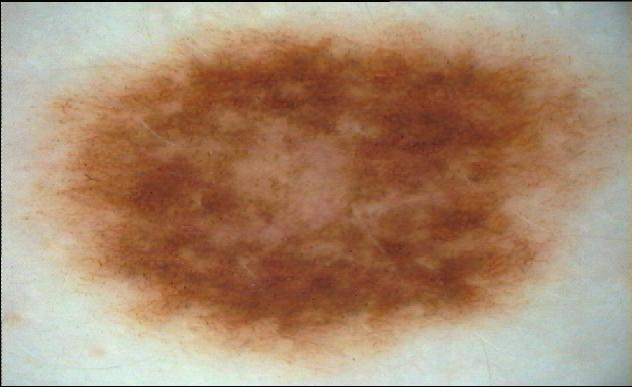
%> input picture Lab3_Segmentation/images/original/D134.jpg, 632 x 387 px; its folder holds only this picture in this run
$ octave ownSegmentation.m   (GNU Octave 9; MATLAB toolbox functions it lacks are replaced by stand-ins)
%> lines starting %> are read from the running program, lines starting %| are printed output that depends on the picture; in (x1, y1, x2, y2) boxes, pixels count from 0 and x2, y2 are one past the last pixel; in counts of white or black regions, pixels touching at a corner belong together; the program's own positions count from 1
% Path of loading original images
srcFiles = dir('images\original\*.jpg');

% Create the directory to save the output image
path_seg = 'images/seg/ownSegmentation/';
if ~exist(path_seg, 'dir')
  mkdir(path_seg);
end

for i = 1 : length(srcFiles)
    % Read images
    filename = strcat('images\original\',srcFiles(i).name);
    img = imread(filename);
%> img is the input picture: size 387x632x3 uint8; mean R, G, B 169, 138.4, 112.5

    % Convert image from rgb to hsv colorspace
    img = rgb2hsv(img);
%> img: size 387x632x3 double; mean H, S, V 0.143, 0.391, 0.672
    img = img(:,:,2);
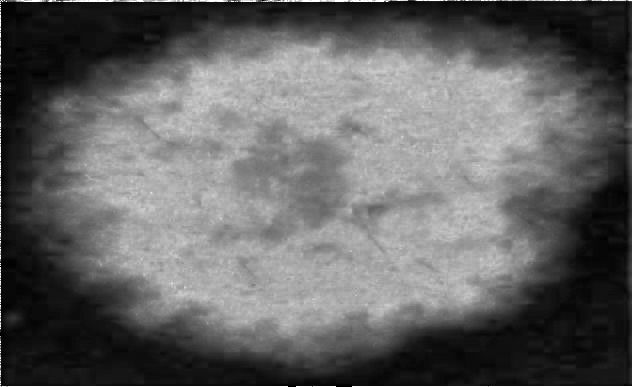
%> img: size 387x632 double; min 0, max 1, mean 0.391

    % Ostu thresholding
    level = graythresh(img);
%> level = 0.373
    BW = imbinarize(img,level);
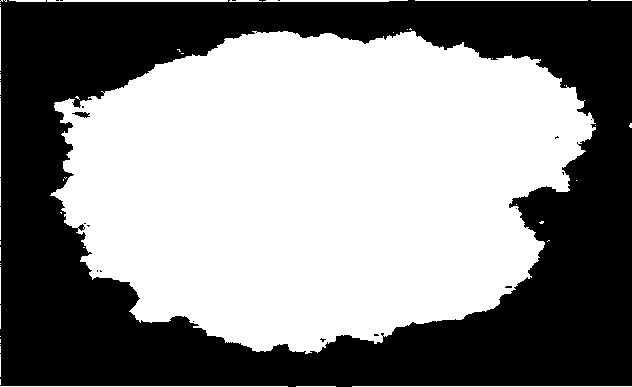
%> BW: size 387x632 logical; 53.7% white; 19 black regions (17 under 20 px), largest, box (x1, y1, x2, y2) and area: (0, 0, 632, 387) 113069, (72, 112, 90, 118) 63

    % Fill the holes
    I = imfill(BW, 'holes');
%> I: size 387x632 logical; 53.8% white; 5 black regions (4 under 20 px), largest, box (x1, y1, x2, y2) and area: (0, 0, 632, 387) 113032

    % Seperate image into regions
    stats = regionprops(I, 'Area', 'PixelList');
%> stats = 53 regions; largest, Area: 129548, 356, 288, 280, 266

    % Get the index of biggest area
    [~,ind] = max([stats.Area]);
%> ind = 29

    % Get the all the pixel positions of this area
    pix = sub2ind(size(I), stats(ind).PixelList(:,2), stats(ind).PixelList(:,1));

    % Extract the biggest area
    segmented_img = zeros(size(I));
    segmented_img(pix) = 1;
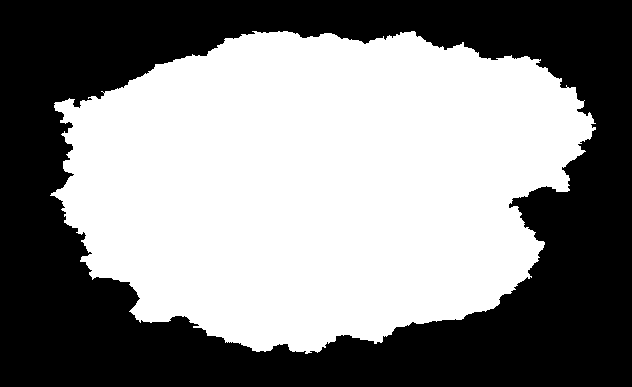
%> segmented_img: size 387x632 double; values 0 (black) and 1 (white), 53% white; 1 black region, box (x1, y1, x2, y2) and area: (0, 0, 632, 387) 115036

    % Show the segmented image
    figure, imshow(segmented_img,[]);

    % Save the image
    segmented_img = logical(segmented_img);
    imwrite( segmented_img, [ path_seg, srcFiles(i).name], 'png' );
end

$ run again, on Lab3_Segmentation/images/original/E976.jpg
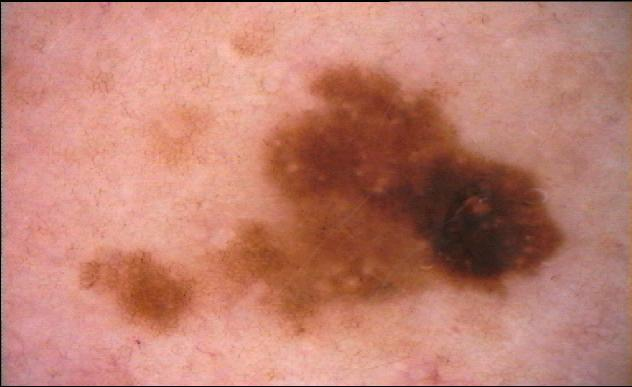
%> input picture Lab3_Segmentation/images/original/E976.jpg, 632 x 387 px
%> img is the input picture: size 387x632x3 uint8; mean R, G, B 190.2, 127.4, 112.4
%> `img = img(:,:,2);`:
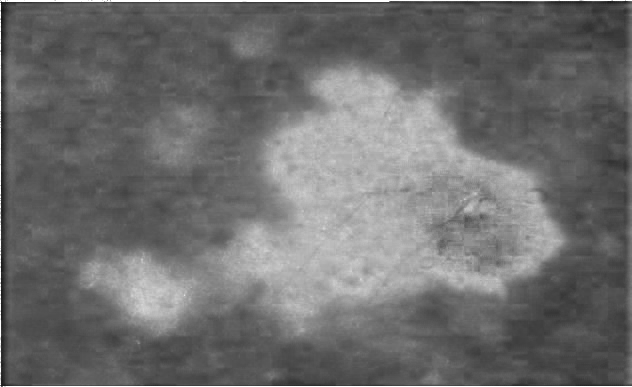
%> img: size 387x632 double; min 0.0845, max 1, mean 0.433
%> level = 0.506
%> BW: size 387x632 logical; 26% white; 47 white regions (39 under 20 px), largest, box (x1, y1, x2, y2) and area: (80, 63, 566, 336) 61063, (0, 0, 632, 2) 1022, (3, 386, 632, 387) 629
%> I: size 387x632 logical; 26.8% white; 38 white regions (30 under 20 px), largest, box (x1, y1, x2, y2) and area: (80, 63, 566, 336) 62928, (0, 0, 632, 2) 1022, (3, 386, 632, 387) 629
%> stats = 38 regions; largest, Area: 62928, 1022, 629, 382, 209
%> ind = 5
%> `segmented_img(pix) = 1;`:
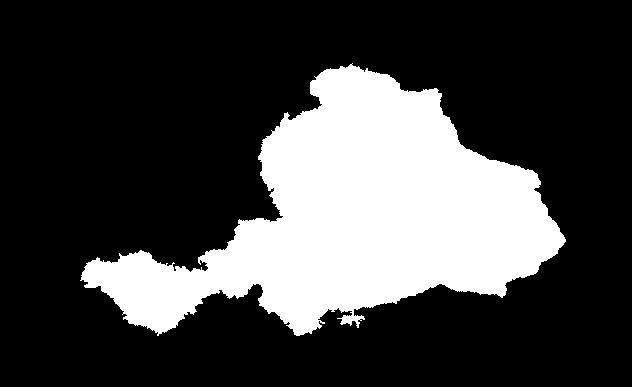
%> segmented_img: size 387x632 double; values 0 (black) and 1 (white), 25.7% white; 1 white region, box (x1, y1, x2, y2) and area: (80, 63, 566, 336) 62928

$ run again, on Lab3_Segmentation/images/original/G351.jpg
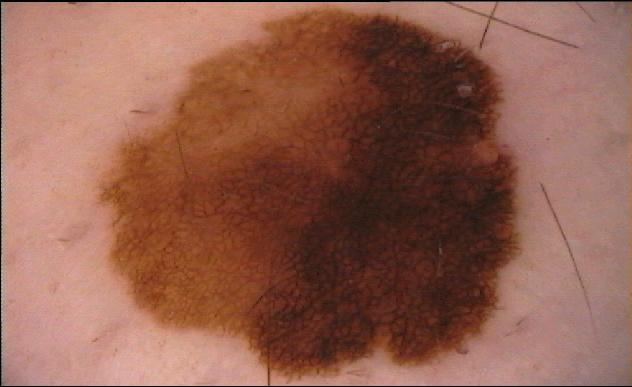
%> input picture Lab3_Segmentation/images/original/G351.jpg, 632 x 387 px
%> img is the input picture: size 387x632x3 uint8; mean R, G, B 145.6, 95.5, 79.7
%> `img = img(:,:,2);`:
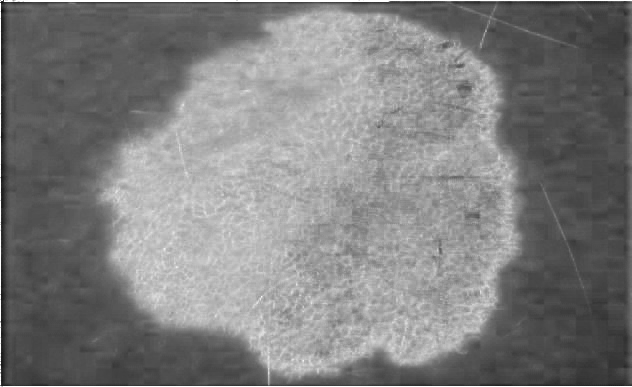
%> img: size 387x632 double; min 0.0476, max 1, mean 0.498
%> level = 0.502
%> BW: size 387x632 logical; 48.6% white; 20 white regions (15 under 20 px), largest, box (x1, y1, x2, y2) and area: (96, 4, 522, 385) 116803, (4, 0, 632, 2) 1014, (0, 386, 632, 387) 632, (0, 3, 1, 385) 382, (480, 29, 487, 48) 30
%> stats = 19 regions; largest, Area: 117898, 1014, 632, 382, 30
%> ind = 5
%> `segmented_img(pix) = 1;`:
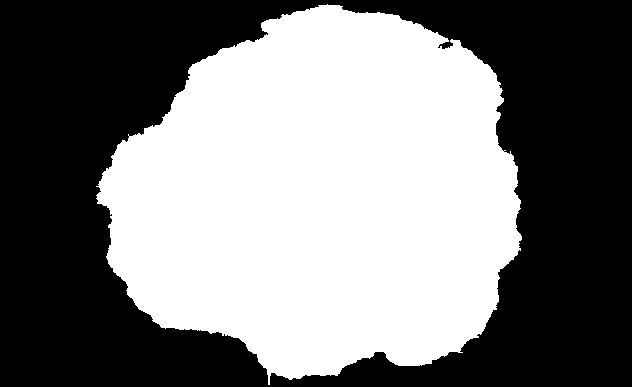
%> segmented_img: size 387x632 double; values 0 (black) and 1 (white), 48.2% white; 1 white region, box (x1, y1, x2, y2) and area: (96, 4, 522, 385) 117898

$ run again, on Lab3_Segmentation/images/original/H551.jpg
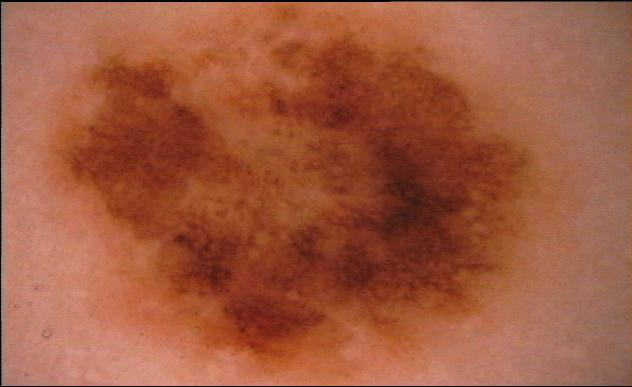
%> input picture Lab3_Segmentation/images/original/H551.jpg, 632 x 387 px
%> img is the input picture: size 387x632x3 uint8; mean R, G, B 160, 89.6, 63.6
%> `img = img(:,:,2);`:
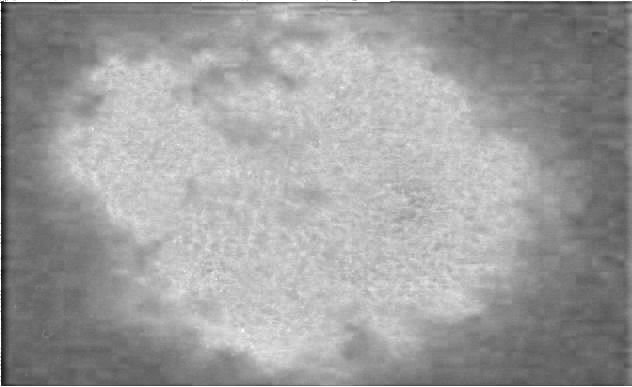
%> img: size 387x632 double; min 0.0625, max 1, mean 0.619
%> level = 0.604
%> BW: size 387x632 logical; 55.2% white; 68 black regions (52 under 20 px), largest, box (x1, y1, x2, y2) and area: (0, 1, 632, 386) 108053, (176, 31, 215, 52) 380, (243, 35, 261, 57) 167
%> I: size 387x632 logical; 55.8% white; 2 black regions (1 under 20 px), largest, box (x1, y1, x2, y2) and area: (0, 1, 632, 386) 108026
%> stats = 34 regions; largest, Area: 134414, 1018, 1007, 49, 7
%> ind = 5
%> `segmented_img(pix) = 1;`:
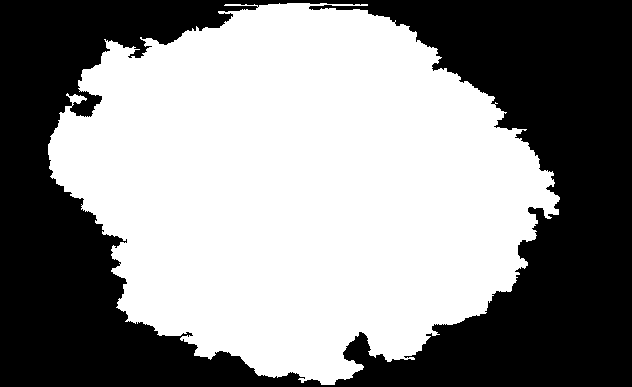
%> segmented_img: size 387x632 double; values 0 (black) and 1 (white), 55% white; 1 black region, box (x1, y1, x2, y2) and area: (0, 0, 632, 387) 110170

$ run again, on Lab3_Segmentation/images/original/D322.jpg
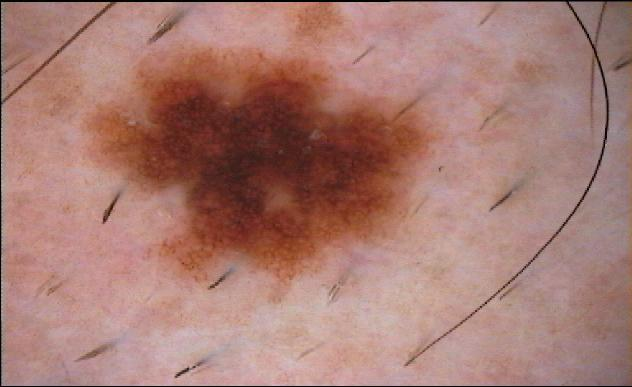
%> input picture Lab3_Segmentation/images/original/D322.jpg, 632 x 387 px
%> img is the input picture: size 387x632x3 uint8; mean R, G, B 167.9, 123.7, 115.4
%> level = 0.443
%> `BW = imbinarize(img,level);`:
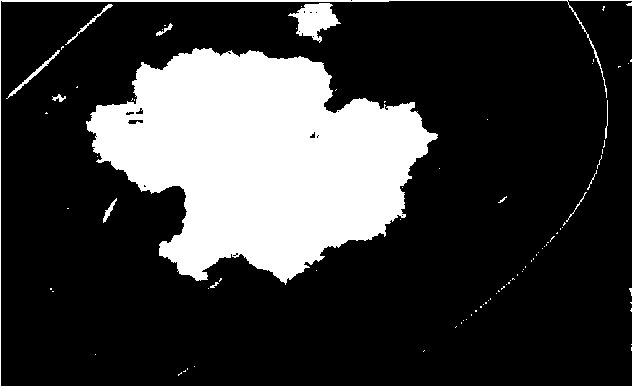
%> BW: size 387x632 logical; 22.7% white; 92 white regions (79 under 20 px), largest, box (x1, y1, x2, y2) and area: (86, 48, 438, 285) 51176, (0, 0, 632, 387) 2139, (288, 3, 341, 43) 1087
%> I: size 387x632 logical; 22.7% white; 92 white regions (79 under 20 px), largest, box (x1, y1, x2, y2) and area: (86, 48, 438, 285) 51301, (0, 0, 632, 387) 2139, (288, 3, 341, 43) 1095
%> stats = 92 regions; largest, Area: 51301, 2139, 1095, 226, 152
%> ind = 11
%> `segmented_img(pix) = 1;`:
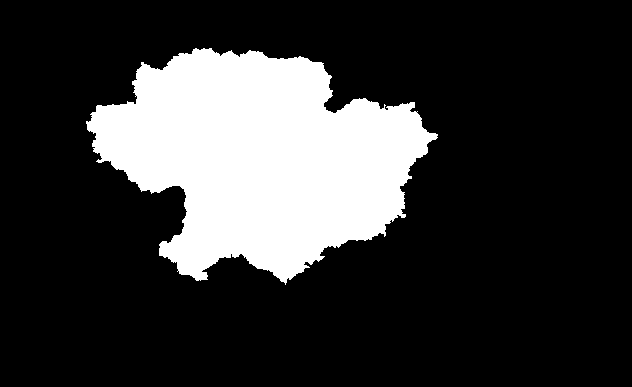
%> segmented_img: size 387x632 double; values 0 (black) and 1 (white), 21% white; 1 white region, box (x1, y1, x2, y2) and area: (86, 48, 438, 285) 51301
